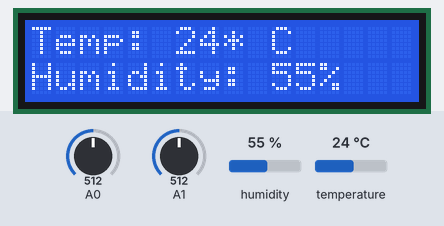
The sketch below on a simulated Arduino Uno, built with avr-gcc and run on an emulated ATmega328P. Parts: 16×2 character LCD. The inputs (shaded band) are chosen by the test bench; at power-on: temperature 24 °C, humidity 55 %, A0 = 512, A1 = 512. What the sketch prints to the serial monitor is not drawn.

Above: at 1.3 s.
1.4 s: temperature set to 5 °C
At 2.2 s:
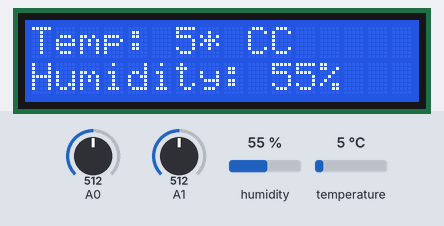
2.9 s: humidity set to 22 %
At 3.7 s:
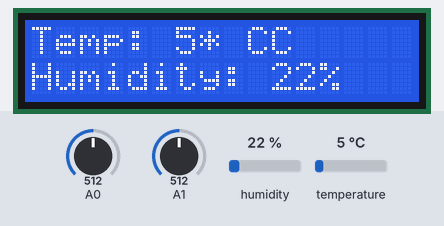
4.6 s: temperature set to 12 °C
At 6.0 s:
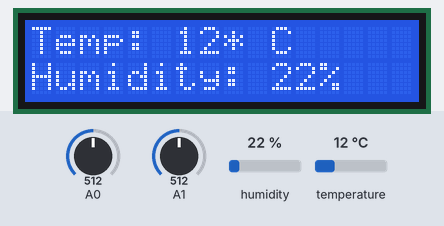
6.3 s: A0 set to 106
9.3 s: A0 set to 93
12.3 s: A1 set to 110
15.3 s: A1 set to 94
Timing chart, 0 to 16.9 s (numbered marks = the images above; inputs shaded):
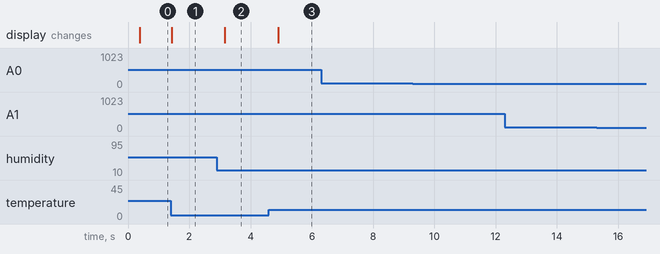

The sketch:

ScalableArduino.ino
```cpp
/* Model: Arduino UNO R3 - ATmega328P
   Software for monitoring temperature, humidity, RFID RC522 devices and providing joystick control
   Sketch uses 10230 bytes (31%) of program storage space. Maximum is 32256 bytes.
   Global variables use 580 bytes (28%) of dynamic memory, leaving 1468 bytes for local variables. Maximum is 2048 bytes.
*/

#include <stdarg.h>
#include <Arduino.h>
#include <stdlib.h>
// Temperature and humidity sensor
#include <SimpleDHT.h>
// I2C / TWI devices
#include <Wire.h>
// LCD screen library
#include <LiquidCrystal.h>
// Communicate with SPI devices
#include <SPI.h>
// RFID Library for MFRC522
#include <MFRC522.h>

// Define print buffer size
#define ARDBUFFER 16
// Define the pins for the RFID reader
#define RST_PIN 9
#define SS_PIN 10
// Preprocessor macro for the length of the display line and rows
#define LCD_LEN 16
#define LCD_ROWS 2
// Preprocessor macro for the pin where the temperature and humidity module is located
#define pinDHT11 2
// Delay for the sampling of temperature and time
#define DELAY 50
// Baud rate
#define BAUD_RATE 57600

// Define reader macros for Joystick pins
#define x_val analogRead(0)
#define y_val analogRead(1)
#define switch_val digitalRead(0)

// Global variables
int_fast8_t temperature;
uint_fast8_t humidity;
uint_fast8_t data[40];
uint_fast16_t passed_time;

/* Instantiate structures/classes
    SimpleDHT11 - temperature and humidity sensor
    LiquidCrystal - LCD screen structure
    MFRC522 - the RC522 reader
*/

SimpleDHT11 dht11;
LiquidCrystal lcd(3, 4, 5, 6, 7, 8);
MFRC522 mfrc522(SS_PIN, RST_PIN);

void print_hex(byte *buffer, byte bufferSize) {
  for (byte i = 0; i < bufferSize; i++) {
    Serial.print(buffer[i] < 0x10 ? "0" : "");
    Serial.print(buffer[i], HEX);
  }
}

// UID reader
const byte* read_uid(MFRC522* mfrc522) {
  byte uid[mfrc522->uid.size];
  for (byte i = 0; i < mfrc522->uid.size; ++i) {
    uid[i] = mfrc522->uid.uidByte[i];
  }
  return uid;
}

// printf function for the serial interface
int serial_printf(char *str, ...) {
  int i, count = 0, j = 0, flag = 0;
  char temp[ARDBUFFER + 1];
  for (i = 0; str[i] != '\0'; i++)  if (str[i] == '%')  count++;

  va_list argv;
  va_start(argv, count);
  for (i = 0, j = 0; str[i] != '\0'; i++)
  {
    if (str[i] == '%')
    {
      temp[j] = '\0';
      Serial.print(temp);
      j = 0;
      temp[0] = '\0';

      switch (str[++i])
      {
        case 'd': Serial.print(va_arg(argv, uint_fast32_t));
          break;
        case 'l': Serial.print(va_arg(argv, long));
          break;
        case 'f': Serial.print(va_arg(argv, double));
          break;
        case 'c': Serial.print((char)va_arg(argv, uint_fast32_t));
          break;
        case 's': Serial.print(va_arg(argv, char *));
          break;
        default:  ;
      };
    }
    else {
      temp[j] = str[i];
      j = (j + 1) % ARDBUFFER;
      if (j == 0) {
        temp[ARDBUFFER] = '\0';
        Serial.print(temp);
        temp[0] = '\0';
      }
    }
  };
  Serial.println("}");
  return count + 1;
}

void setup() {
  // Start serial transfer
  Serial.begin(BAUD_RATE);
  // Init SPI bus
  SPI.begin();
  // Init MFRC522 card
  mfrc522.PCD_Init();

  // Setup the LCD length and rows
  lcd.begin(LCD_LEN, LCD_ROWS);
}

void loop() {
  // Get current time and convert it to long
  // If enough time has passed execute code block
  passed_time++;
  if ((passed_time) > DELAY) {
    // Update last update time
    passed_time=0;
    // Read temperature and humidity
    dht11.read(pinDHT11, &temperature, &humidity, data);

    // Write to LCD the temperature and humidity
    lcd.setCursor(0, 0);
    lcd.print("Temp: ");
    lcd.print(temperature);
    lcd.print("* C");
    lcd.setCursor(0, 1);
    lcd.print("Humidity: ");
    lcd.print(humidity);
    lcd.print("%");

    // Print time, temperature and humidity to serial
    serial_printf("{\"timestamp\":%l,\"temperature\":%d,\"humidity\":%d}", (uint_fast32_t)temperature, (uint_fast32_t)humidity);
    mfrc522.PCD_Init();
    // Prepare key - all keys are set to FFFFFFFFFFFFh at chip delivery from the factory.
    MFRC522::MIFARE_Key key;
    for (byte i = 0; i < 6; i++){
      key.keyByte[i] = 0xFF;
    }
    MFRC522::StatusCode status;

    // Look for new cards
    if (!mfrc522.PICC_IsNewCardPresent()) {
      return;
    }

    // Select one of the cards
    if (!mfrc522.PICC_ReadCardSerial()) {
      return;
    }

    Serial.print("{\"UID\":\"");
    print_hex(read_uid(&mfrc522), MFRC522::MF_KEY_SIZE);
    Serial.print("\"}\n");
    mfrc522.PICC_HaltA();
    mfrc522.PCD_StopCrypto1();
  }
  // Print Joystick position
  serial_printf("{\"x\":%d,\"y\":%d,\"switch\":%d}", (uint_fast32_t)x_val, (uint_fast32_t)y_val, (uint_fast32_t)switch_val);
}
```

Measured:
- after the input at 1.4 s, the display: changes at once (image 1)
- after the input at 2.9 s, the display: changes after 0.26 s (image 2)
- after the input at 4.6 s, the display: changes after 0.30 s (image 3)
